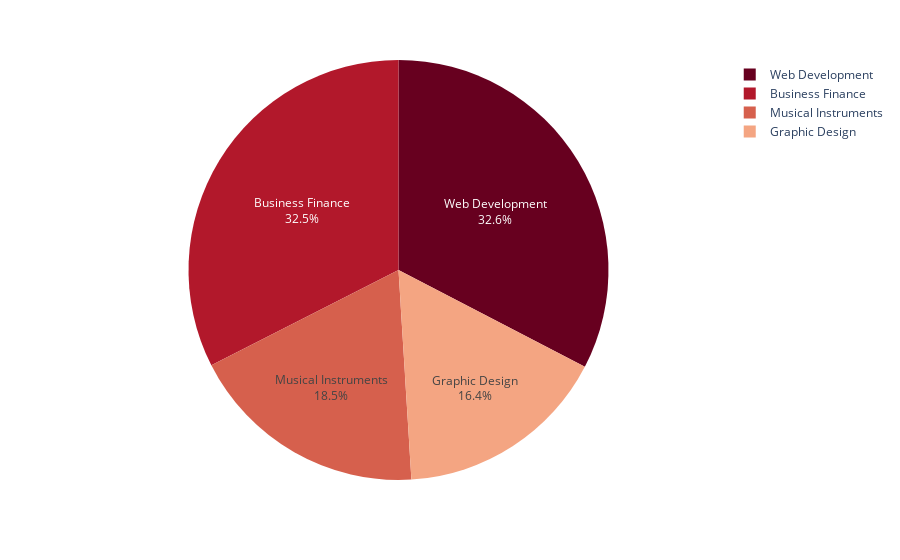

The notebook cell saved with this chart:
### Code cell
#NOTE!!!!
#Plotly charts are not directly visible in GitHub kindly view the same in Jupyter Lab and ensure that Plotly extension for Jupyter Lab is installed

# Plot Distribution of Subject/Value Counts with Plotly Interactive Pie Chart
fig = px.pie(df_sub_count, values='Number', names='CourseCategory', color_discrete_sequence=px.colors.sequential.RdBu)
fig.update_traces(textposition='inside', textinfo='percent+label')
fig.show()

### Figure 1 — Plotly figure (JSON) as saved in the notebook; plotly's stock layout.template omitted (floating-point values rounded to 4 significant figures)
{"data": [{"domain": {"x": [0, 1], "y": [0, 1]}, "hovertemplate": "CourseCategory=%{label}<br>Number=%{value}<extra></extra>", "labels": ["Web Development", "Business Finance", "Musical Instruments", "Graphic Design"], "legendgroup": "", "name": "", "showlegend": true, "textinfo": "percent+label", "textposition": "inside", "type": "pie", "values": [1200, 1195, 680, 603]}], "layout": {"legend": {"tracegroupgap": 0}, "margin": {"t": 60}, "piecolorway": ["rgb(103,0,31)", "rgb(178,24,43)", "rgb(214,96,77)", "rgb(244,165,130)", "rgb(253,219,199)", "rgb(247,247,247)", "rgb(209,229,240)", "rgb(146,197,222)", "rgb(67,147,195)", "rgb(33,102,172)", "rgb(5,48,97)"]}}
